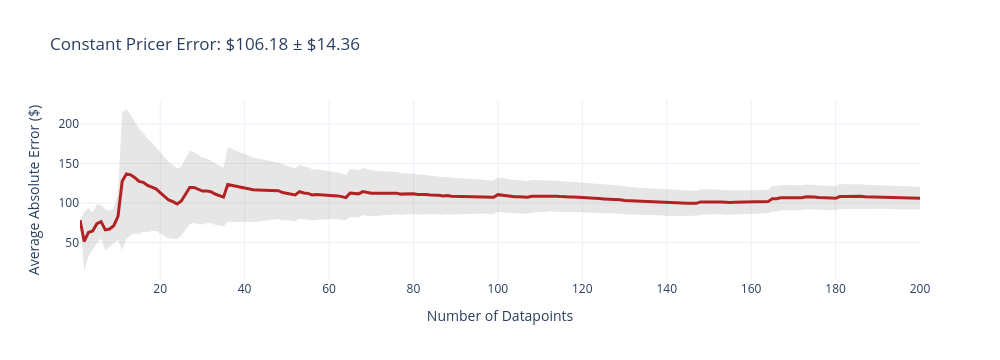
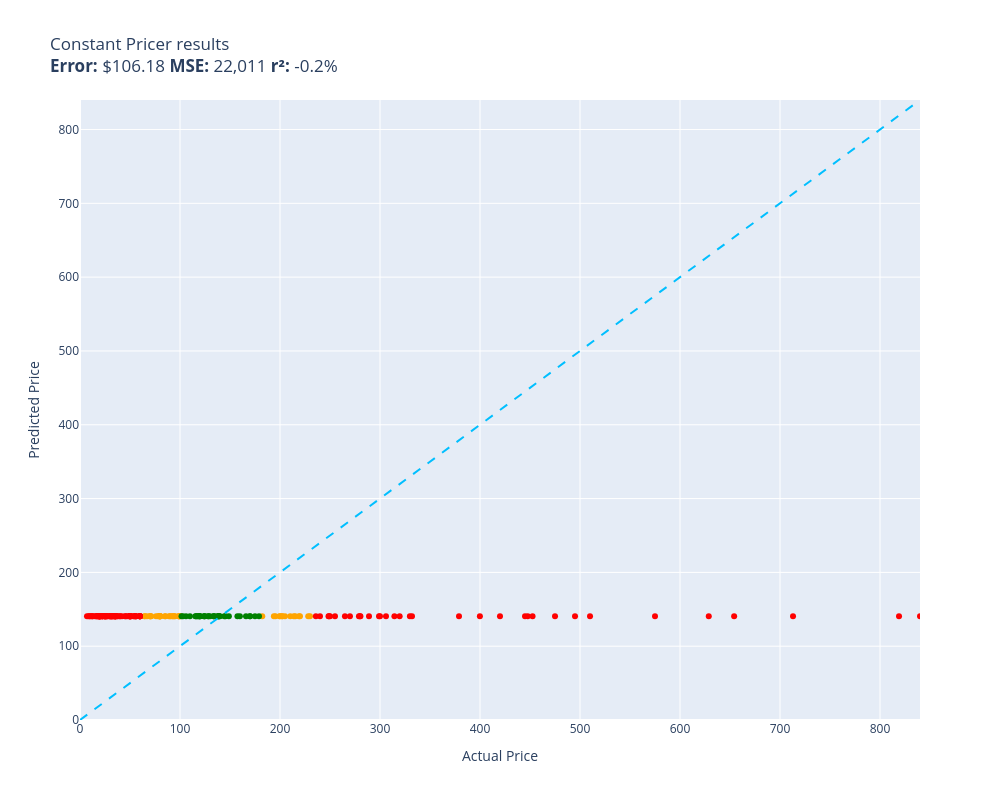

The cell these charts' notebook holds for them, in order:
### Code cell
def constant_pricer(item):
    return training_average

Tester.evaluate(constant_pricer, test)

### Figure 1 — Plotly figure (JSON) as saved in the notebook; plotly's stock layout.template omitted (floating-point values rounded to 4 significant figures; data arrays with more than 128 entries replaced by an {"elided": "..."} marker saying what was removed)
{"data": [{"fill": "toself", "fillcolor": "rgba(128,128,128,0.2)", "hoverinfo": "skip", "line": {"color": "rgba(255,255,255,0)"}, "name": "95% CI", "showlegend": false, "type": "scatter", "x": {"elided": "400 int values"}, "y": {"elided": "400 float values"}}, {"customdata": {"elided": "200x1 float values"}, "hovertemplate": "n=%{x}<br>Avg Error=$%{y:,.2f}<br>±95% CI=$%{customdata[0]:,.2f}<extra></extra>", "line": {"color": "firebrick", "width": 3}, "mode": "lines", "name": "Cumulative Avg Error", "type": "scatter", "x": {"elided": "200 int values"}, "y": {"elided": "200 float values"}}], "layout": {"height": 360, "showlegend": false, "title": {"text": "Constant Pricer Error: $106.18 ± $14.36"}, "width": 1000, "xaxis": {"title": {"text": "Number of Datapoints"}}, "yaxis": {"title": {"text": "Average Absolute Error ($)"}}}}

### Figure 2 — Plotly figure (JSON) as saved in the notebook; plotly's stock layout.template omitted (floating-point values rounded to 4 significant figures)
{"data": [{"customdata": [["Old Blood Noise Excess V2 Distortion Cho...\nGuess=$140.57 Actual=$219.00"], ["EXMAX NG-10X Fresnel Lens Focusing Adapt...\nGuess=$140.57 Actual=$69.98"], ["RBC12-UPC Replacement Battery Cartridge ...\nGuess=$140.57 Actual=$229.99"], ["ACDelco GM Original Equipment FW339 Fron...\nGuess=$140.57 Actual=$215.33"], ["Panasonic KX-TG6511B DECT 6.0 PLUS Expan...\nGuess=$140.57 Actual=$79.20"], ["GJY Portable TV,10.6 inch Mini TV for AT...\nGuess=$140.57 Actual=$79.36"], ["APS iBoard 6-inch Aluminum (Black Powder...\nGuess=$140.57 Actual=$210.23"], ["HK SYSTEMS 13\" Heavy Duty Black \"Push\" O...\nGuess=$140.57 Actual=$84.95"], ["Aolemi Oil Rubbed Bronze Single Function...\nGuess=$140.57 Actual=$98.65"], ["Clementoni 39132.5 Jigsaw Puzzle 1,000 P...\nGuess=$140.57 Actual=$79.95"], ["KOMPUTERBAY 4GB 2X 2GB DDR2 1066MHz PC2-...\nGuess=$140.57 Actual=$80.34"], ["Travelpro Platinum Elite Slim Business L...\nGuess=$140.57 Actual=$213.83"], ["JRready ST6313 DT Deutsch Connector Kit,...\nGuess=$140.57 Actual=$199.68"], ["15\" Locking Shower Head Extension Arm in...\nGuess=$140.57 Actual=$79.95"], ["Dakota Alert MURS Alert Probe Sensor - M...\nGuess=$140.57 Actual=$219.99"], ["AUTOFREE LED Tail Lights Assembly Compat...\nGuess=$140.57 Actual=$201.99"], ["Evan-Fischer Front Bumper Cover Compatib...\nGuess=$140.57 Actual=$202.38"], ["Webcem Solar Shed Light Outdoor Indoor, ...\nGuess=$140.57 Actual=$77.96"], ["Festool 492370 Platin 2 S1000 Grit 6-Inc...\nGuess=$140.57 Actual=$91.00"], ["DIMARZIO 204284 DP 163FBK Blues Bucker G...\nGuess=$140.57 Actual=$89.99"], ["BESTILL Wall Mounted Shower Faucet Set, ...\nGuess=$140.57 Actual=$76.00"], ["Marvel Legends Series X-Men 6-Inch Archa...\nGuess=$140.57 Actual=$98.95"], ["ANZO USA 111207 GMC SIERRA 99-06 / YUKON...\nGuess=$140.57 Actual=$182.28"], ["Trim Kit for 2-handle Shower & Tub Valve...\nGuess=$140.57 Actual=$94.99"], ["Pioneer 2AM401-BN Two Handle Kitchen Fau...\nGuess=$140.57 Actual=$228.22"], ["4LT LUMINETTE Vanity Opal GLS BSN\nGuess=$140.57 Actual=$99.99"], ["MXR Carbon Copy Deluxe Analog Delay Guit...\nGuess=$140.57 Actual=$195.50"], ["CradlePoint Compact Broadband Router (CB...\nGuess=$140.57 Actual=$89.00"], ["Pyle Wireless Rear View Backup Camera - ...\nGuess=$140.57 Actual=$70.45"], ["Universal Power Group 12V 100Ah Sealed L...\nGuess=$140.57 Actual=$199.99"], ["Auertech Portable Washing Machine, 14lbs...\nGuess=$140.57 Actual=$98.99"], ["Amana Tool - SC587 Carbide Tipped 3-Wing...\nGuess=$140.57 Actual=$71.23"], ["ECCPP Power Steering Pump for 2009-2010 ...\nGuess=$140.57 Actual=$85.48"], ["UPR Mach 1 Chin Spoiler Fits 94-98 Musta...\nGuess=$140.57 Actual=$64.99"], ["SP Air Corporation SP-8102BU 1/4-Inch He...\nGuess=$140.57 Actual=$204.99"], ["Skullcandy Hesh Evo Bluetooth Headphones...\nGuess=$140.57 Actual=$69.99"], ["LCD Screen for Dell Inspiron 17R 17.3\" H...\nGuess=$140.57 Actual=$64.37"], ["Diversitech UC2436-3 Ultralite Condenser...\nGuess=$140.57 Actual=$80.39"], ["4 Inches Rolled Muffler Tip Catback Exha...\nGuess=$140.57 Actual=$193.88"], ["Samsung DA97-07603B Freezer Ice Maker As...\nGuess=$140.57 Actual=$93.02"], ["Intex River Run Connect Lounge (Four)\nGuess=$140.57 Actual=$94.49"], ["Blanco 230966 Valea Stainless Steel Sink...\nGuess=$140.57 Actual=$92.88"], ["KZ ZS10 Pro in Ear Monitor Headphone KZ ...\nGuess=$140.57 Actual=$66.99"], ["Fitness Center Gym Room Weight Train Dua...\nGuess=$140.57 Actual=$99.99"], ["MonMount Triple Monitor Stand Freestandi...\nGuess=$140.57 Actual=$79.99"]], "hovertemplate": "%{customdata[0]}<extra></extra>", "legendgroup": "orange", "marker": {"color": "orange", "size": 6, "symbol": "circle"}, "mode": "markers", "name": "orange", "orientation": "v", "showlegend": true, "type": "scatter", "x": [219.0, 69.98, 230.0, 215.3, 79.2, 79.36, 210.2, 84.95, 98.65, 79.95, 80.34, 213.8, 199.7, 79.95, 220.0, 202.0, 202.4, 77.96, 91.0, 89.99, 76.0, 98.95, 182.3, 94.99, 228.2, 99.99, 195.5, 89.0, 70.45, 200.0, 98.99, 71.23, 85.48, 64.99, 205.0, 69.99, 64.37, 80.39, 193.9, 93.02, 94.49, 92.88, 66.99, 99.99, 79.99], "xaxis": "x", "y": [140.6, 140.6, 140.6, 140.6, 140.6, 140.6, 140.6, 140.6, 140.6, 140.6, 140.6, 140.6, 140.6, 140.6, 140.6, 140.6, 140.6, 140.6, 140.6, 140.6, 140.6, 140.6, 140.6, 140.6, 140.6, 140.6, 140.6, 140.6, 140.6, 140.6, 140.6, 140.6, 140.6, 140.6, 140.6, 140.6, 140.6, 140.6, 140.6, 140.6, 140.6, 140.6, 140.6, 140.6, 140.6], "yaxis": "y"}, {"customdata": [["telpo Headlight Assembly Fit For 15 Camr...\nGuess=$140.57 Actual=$115.99"], ["SuppliesOutlet Compatible Toner Cartridg...\nGuess=$140.57 Actual=$144.29"], ["PEMP E65 E66 CDC Simulate Optical Fiber ...\nGuess=$140.57 Actual=$119.00"], ["Intermatic PX300 12V 300W Transformer wi...\nGuess=$140.57 Actual=$134.00"], ["CORSAIR Dominator Platinum RGB 32GB (2x1...\nGuess=$140.57 Actual=$124.00"], ["SKB iSeries 3i-13096-6KP Case for BlackM...\nGuess=$140.57 Actual=$174.99"], ["GanFindX Portable Car Hand Controls for ...\nGuess=$140.57 Actual=$159.90"], ["Scranton & Co 3 Drawer Mobile File Cabin...\nGuess=$140.57 Actual=$115.35"], ["Wenger City Upgrade Laptop Backpack with...\nGuess=$140.57 Actual=$145.42"], ["3D Tree Hole Branches 075 Stair Risers D...\nGuess=$140.57 Actual=$129.99"], ["Fjallraven, Kanken Laptop 15\" Backpack f...\nGuess=$140.57 Actual=$119.65"], ["Diversitech WG840585 Motor, (Ddb) 1/3Hp,...\nGuess=$140.57 Actual=$134.12"], ["Western Digital Enterprise RE4-GP 2TB SA...\nGuess=$140.57 Actual=$109.95"], ["PM Auto Front Right Quick Complete Strut...\nGuess=$140.57 Actual=$124.94"], ["Dell Optiplex 390 Desktop Computer i3 3....\nGuess=$140.57 Actual=$124.27"], ["Pidoko Kids Train Table, Grey with 90 Pc...\nGuess=$140.57 Actual=$119.97"], ["EMART Photography C Stand with Boom Arm,...\nGuess=$140.57 Actual=$119.99"], ["Grey Pneumatic 1311SD Impact Socket Set\nGuess=$140.57 Actual=$157.43"], ["4pc Wheel Spacers Adapters 4\" (2inch Per...\nGuess=$140.57 Actual=$116.95"], ["Urth 62mm UV, Circular Polarizing (CPL),...\nGuess=$140.57 Actual=$139.00"], ["LSI Broadcom SAS 9300-8i 8-port 12Gb/s S...\nGuess=$140.57 Actual=$118.00"], ["DuraGo 29515020 Front Hub Assembly\nGuess=$140.57 Actual=$128.34"], ["Ibanez M510OVS Acoustic Mandolin in Vint...\nGuess=$140.57 Actual=$169.99"], ["GENUINE VOLVO THERMOSTAT (3.0, 3.2) S60 ...\nGuess=$140.57 Actual=$102.85"], ["Cardone 84-58642 New HEI Electronic Dist...\nGuess=$140.57 Actual=$165.99"], ["18 Inch White Undermount Kitchen Sink - ...\nGuess=$140.57 Actual=$179.00"], ["New Replacement seat cover fits Yamaha M...\nGuess=$140.57 Actual=$138.95"], ["Evan Fischer Radiator Cooling Fan Assemb...\nGuess=$140.57 Actual=$137.34"], ["ROHL WSGUM3018WH Wire Sink Grids, White\nGuess=$140.57 Actual=$128.28"], ["ASUS VY279HE-W 27” 1080P Monitor - White...\nGuess=$140.57 Actual=$138.10"], ["KUNFINE Android Radio CarPlay & Android ...\nGuess=$140.57 Actual=$106.00"], ["StonKraft Brass Chess Board Game Set wit...\nGuess=$140.57 Actual=$140.00"], ["DuraGo BR5330 Front Vented Disc Brake Ro...\nGuess=$140.57 Actual=$101.51"], ["Vinyl Soft Top Roll-up Adjustable Truck ...\nGuess=$140.57 Actual=$148.88"], ["Targus CityGear Durable Backpack, Black,...\nGuess=$140.57 Actual=$133.43"], ["Garmin 010-12402-10 GT15M-TM Transom-Mou...\nGuess=$140.57 Actual=$138.74"], ["Xiaomi Redmi 10 2022 NFC 4G LTE (128GB +...\nGuess=$140.57 Actual=$169.99"]], "hovertemplate": "%{customdata[0]}<extra></extra>", "legendgroup": "green", "marker": {"color": "green", "size": 6, "symbol": "circle"}, "mode": "markers", "name": "green", "orientation": "v", "showlegend": true, "type": "scatter", "x": [116.0, 144.3, 119.0, 134.0, 124.0, 175.0, 159.9, 115.3, 145.4, 130.0, 119.7, 134.1, 110.0, 124.9, 124.3, 120.0, 120.0, 157.4, 117.0, 139.0, 118.0, 128.3, 170.0, 102.8, 166.0, 179.0, 138.9, 137.3, 128.3, 138.1, 106.0, 140.0, 101.5, 148.9, 133.4, 138.7, 170.0], "xaxis": "x", "y": [140.6, 140.6, 140.6, 140.6, 140.6, 140.6, 140.6, 140.6, 140.6, 140.6, 140.6, 140.6, 140.6, 140.6, 140.6, 140.6, 140.6, 140.6, 140.6, 140.6, 140.6, 140.6, 140.6, 140.6, 140.6, 140.6, 140.6, 140.6, 140.6, 140.6, 140.6, 140.6, 140.6, 140.6, 140.6, 140.6, 140.6], "yaxis": "y"}, {"customdata": [["NewPower99 Battery Kit for Samsung Galax...\nGuess=$140.57 Actual=$54.95"], ["Stand for Raven Pro Document Scanner - P...\nGuess=$140.57 Actual=$29.85"], ["8544771 Dryer Heating Element, 279816 Th...\nGuess=$140.57 Actual=$35.74"], ["Pump Head TBVECHI 175PSI 4KW 5.5HP 21CFM...\nGuess=$140.57 Actual=$329.90"], ["Bam France 2002XL Contoured Hightech Bla...\nGuess=$140.57 Actual=$713.00"], ["Metabo HPT 36V MultiVolt™ Cordless Rotar...\nGuess=$140.57 Actual=$379.00"], ["46mm Digital Pro High-Resolution Close-U...\nGuess=$140.57 Actual=$19.99"], ["Innovative Percussion CB-6 Chamois Bass ...\nGuess=$140.57 Actual=$54.32"], ["LOVE MEI Galaxy S10 Lite Case, Military ...\nGuess=$140.57 Actual=$32.98"], ["LD Products Compatible Toner Cartridge R...\nGuess=$140.57 Actual=$49.98"], ["Bam Trekking 3027SB Single Black Clarine...\nGuess=$140.57 Actual=$332.00"], ["DEWALT 20V MAX* XR Impact Driver with Bl...\nGuess=$140.57 Actual=$452.53"], ["Mini PC, Kinupute Desktop Computer E3-12...\nGuess=$140.57 Actual=$495.00"], ["June Garden 12\" Sweet Dolly Charlotte - ...\nGuess=$140.57 Actual=$19.99"], ["10GBase-LR SFP+ Transceiver, Handar 10GB...\nGuess=$140.57 Actual=$19.99"], ["Deco Mount Pro Tripod Microphone Stand w...\nGuess=$140.57 Actual=$59.95"], ["Canon EOS Rebel T7 Digital SLR Camera wi...\nGuess=$140.57 Actual=$819.00"], ["Evergreen HSHB2005 Cylinder Head Gasket ...\nGuess=$140.57 Actual=$59.69"], ["Task T24287 Roman Ogee Router Bit with 1...\nGuess=$140.57 Actual=$55.88"], ["Southwire 120V/15A Right Angle User Atta...\nGuess=$140.57 Actual=$37.87"], ["Mylites+ Standard Comic Book Mylar Sleev...\nGuess=$140.57 Actual=$34.99"], ["Tidal Front + Rear Fender Flares 4PC Poc...\nGuess=$140.57 Actual=$254.99"], ["DALDED LED Light Kit for Lego Sonic Gree...\nGuess=$140.57 Actual=$24.99"], ["152MM Hole Saws M42 Bi-Metal High Speed ...\nGuess=$140.57 Actual=$17.99"], ["Baseball Backpacks Large 18 Inch Bookbag...\nGuess=$140.57 Actual=$31.77"], ["Adams Check Payment and Deposit Register...\nGuess=$140.57 Actual=$35.49"], ["KOHLER 18865-CP Filtered Water Faucet, P...\nGuess=$140.57 Actual=$475.00"], ["Projector, CRAZVIEW Projector with WiFi ...\nGuess=$140.57 Actual=$53.40"], ["Retevis RT68 Soft Earhook Walkie Talkie ...\nGuess=$140.57 Actual=$6.99"], ["MC: Pindicator (Dual Intensity Amber)\nGuess=$140.57 Actual=$40.00"], ["Laisomeke Waterproof Junction Box, Unive...\nGuess=$140.57 Actual=$11.99"], ["Sumerain S1339CM Double Handle Widesprea...\nGuess=$140.57 Actual=$235.86"], ["Poison Spyder 10-08-020 Rocker Knocker\nGuess=$140.57 Actual=$628.76"], ["VLAND LED Smoked Taillights Compatible F...\nGuess=$140.57 Actual=$239.99"], ["Lighted Triangle Mirror Cabinet Bathroom...\nGuess=$140.57 Actual=$445.00"], ["Tablet PC Cover Compatible with Lenovo T...\nGuess=$140.57 Actual=$31.61"], ["Miyaya@ Funny Animal Masks Collection fo...\nGuess=$140.57 Actual=$16.99"], ["Trail Gear Twin Stick Kit for Top Shift ...\nGuess=$140.57 Actual=$279.92"], ["Engine Thermostat, Replace 19301-PAA-306...\nGuess=$140.57 Actual=$18.89"], ["Ultra Duster Canned Air Net 10 Oz 6-Pack\nGuess=$140.57 Actual=$49.90"], ["Beck/Arnley 0421945 Air Filter\nGuess=$140.57 Actual=$35.87"], ["IQShield Screen Protector Compatible wit...\nGuess=$140.57 Actual=$9.95"], ["Liberty Imports 12 Pack: US Military Toy...\nGuess=$140.57 Actual=$16.98"], ["Neporal Full Spectrum Light Bulb, 6000K ...\nGuess=$140.57 Actual=$18.59"], ["Satco S9596, 4 Count (Pack of 1), 4.18\nGuess=$140.57 Actual=$12.00"], ["Ceramic Talavera Mexican Tile 4x4\", 9 Pi...\nGuess=$140.57 Actual=$29.95"], ["Intrepid International Dressage Letters-...\nGuess=$140.57 Actual=$26.99"], ["LEGO Marvel Avengers War Machine Buster ...\nGuess=$140.57 Actual=$59.95"], ["Kingston Brass KS269SN Kingston Clawfoot...\nGuess=$140.57 Actual=$305.99"], ["KOHLER K-1185540-CP Assembly-Slider\nGuess=$140.57 Actual=$45.67"], ["KUNN Small Electrician Tool Pouch Utilit...\nGuess=$140.57 Actual=$21.99"], ["iPhone 12/12 Pro Nicaragua Guardabarranc...\nGuess=$140.57 Actual=$19.97"], ["Replacement Remote Control for PANASONIC...\nGuess=$140.57 Actual=$34.95"], ["KS K-STORM Replacement Silicone Mushroom...\nGuess=$140.57 Actual=$8.50"], ["LSSAGOON Backpack for Women Teen Kids Gi...\nGuess=$140.57 Actual=$33.99"], ["Aeromotive 13304 Regulator, X1 Adjustabl...\nGuess=$140.57 Actual=$269.95"], ["Walker Exhaust Ultra EPA 16478 Direct Fi...\nGuess=$140.57 Actual=$574.99"], ["GE RPWF SmartWater Comparable Refrigerat...\nGuess=$140.57 Actual=$36.99"], ["MGP Caliper Covers 39011SACURD Red Powde...\nGuess=$140.57 Actual=$249.00"], ["Royal Designs, Inc. Decorative Abundant ...\nGuess=$140.57 Actual=$24.95"], ["Canon Sure Shot 90u 35mm Date Camera\nGuess=$140.57 Actual=$399.89"], ["NewFantasia Replacement Audio Cable with...\nGuess=$140.57 Actual=$31.00"], ["Mikrotik RB3011UIAS-RM RouterBOARD 10xGi...\nGuess=$140.57 Actual=$299.00"], ["MONOCARBON Forged Carbon Fiber Case for ...\nGuess=$140.57 Actual=$59.99"], ["AC Compressor & A/C Kit For BMW 335i 335...\nGuess=$140.57 Actual=$314.41"], ["Wilkinson LOW GAUSS Vintage Tone Strat S...\nGuess=$140.57 Actual=$30.93"], ["Berta (6 Pieces) 1-1/4 inch Overlay, 90 ...\nGuess=$140.57 Actual=$24.66"], ["Chalkboard Name Badges with Magnetic Bac...\nGuess=$140.57 Actual=$19.95"], ["Linkloos Solar Street Lights Outdoor Wat...\nGuess=$140.57 Actual=$55.99"], ["USB Charger, CIVIE High Speed 60W Multip...\nGuess=$140.57 Actual=$15.99"], ["Hp Pavilion P7-1257c Motherboard Aahd3-h...\nGuess=$140.57 Actual=$59.86"], ["Kastar Battery Pack Replacement for Sony...\nGuess=$140.57 Actual=$19.99"], ["AZX Stylus Pencil for Apple iPad Pro 202...\nGuess=$140.57 Actual=$29.99"], ["Raspberry Pi 3 Model B+ Aluminum Case Me...\nGuess=$140.57 Actual=$14.99"], ["Music Hall pa15.3 MM/MC Phono Preamplifi...\nGuess=$140.57 Actual=$250.00"], ["Lorell Bell Chair Glide, 2.5\", Black\nGuess=$140.57 Actual=$19.50"], ["CTLAMP XL-2100 Professional Quality XL-2...\nGuess=$140.57 Actual=$32.00"], ["200 ' feet True 14 Gauge AWG CCA Speaker...\nGuess=$140.57 Actual=$44.95"], ["Competition Clutch Disc and Pressure Pla...\nGuess=$140.57 Actual=$510.00"], ["APS iBoard (304 Stainless Steel Polished...\nGuess=$140.57 Actual=$264.95"], ["200 Couples Conversation Cards - Enjoy B...\nGuess=$140.57 Actual=$32.97"], ["The Puppet Company - Carpet-Unicorn, Whi...\nGuess=$140.57 Actual=$19.00"], ["KYX Racing Hardened Steel Center Drive S...\nGuess=$140.57 Actual=$46.99"], ["Baumgartens Sicurix Blank PVC ID Cards (...\nGuess=$140.57 Actual=$19.11"], ["VIPMOTOZ Sequential Turn Signal Premium ...\nGuess=$140.57 Actual=$278.94"], ["A-Premium Front Suspension Steering Knuc...\nGuess=$140.57 Actual=$48.99"], ["OEM Samsung Remote Control Shipped with ...\nGuess=$140.57 Actual=$56.00"], ["Venom Power Terra Hunter R/T+ R/T All-Te...\nGuess=$140.57 Actual=$319.65"], ["Custom Engagement Logo Desk Embosser Sea...\nGuess=$140.57 Actual=$49.95"], ["Audio Techinca ATW-T1002 System 10 Handh...\nGuess=$140.57 Actual=$289.00"], ["520 Pieces Christmas Envelope Seal Stick...\nGuess=$140.57 Actual=$25.99"], ["LD Compatible Ink Cartridge Replacement ...\nGuess=$140.57 Actual=$41.99"], ["BestPricedDecals Wine A BIT, You'll Feel...\nGuess=$140.57 Actual=$12.98"], ["Dell XPS 13 9343-2727SLV 13.3\" Full HD S...\nGuess=$140.57 Actual=$839.99"], ["VATOS 4 Packs Bubble Machine Gun for Kid...\nGuess=$140.57 Actual=$22.88"], ["Steering Wheel, Carbon Fiber Automotive ...\nGuess=$140.57 Actual=$447.74"], ["BXYJY for Samsung Galaxy Z Fold 3 Case w...\nGuess=$140.57 Actual=$49.99"], ["VONADO Space Wars Colonial Viper MK1 Bui...\nGuess=$140.57 Actual=$39.99"], ["Replacement Remote Control fit for Sony ...\nGuess=$140.57 Actual=$9.99"], ["Disney Princess Sparkling Princess Sleep...\nGuess=$140.57 Actual=$24.95"], ["sabermaster TCG Playmat yugioh playmat T...\nGuess=$140.57 Actual=$21.99"], ["Pacific Drums PDCM1618TTRB 16 x 18 Inche...\nGuess=$140.57 Actual=$419.99"], ["Star Wars Die-Cast Metal TITANIUM Series...\nGuess=$140.57 Actual=$22.70"], ["Glovion Music Stand Light, Clip On Piano...\nGuess=$140.57 Actual=$27.99"], ["Empava 24\" Single Wall Ovens 10 Cooking ...\nGuess=$140.57 Actual=$654.14"], ["Think Gizmos Build Your Own Robot Toys f...\nGuess=$140.57 Actual=$24.95"], ["HP Laserjet 2100 Laser Printer W/Test Pr...\nGuess=$140.57 Actual=$299.98"], ["PowerSport Front Rear Brakes and Rotors ...\nGuess=$140.57 Actual=$248.51"], ["Viola Bow 4/4 Full Size Carbon Fiber (Bl...\nGuess=$140.57 Actual=$49.99"], ["VTech Strum and Jam Kidi Musical Guitar ...\nGuess=$140.57 Actual=$21.99"], ["Fender Hendrix Voodoo Child Coiled Instr...\nGuess=$140.57 Actual=$59.99"], ["W11130208 W10695459 Refrigerator LED Mod...\nGuess=$140.57 Actual=$26.59"], ["Jada Toys Ryan's World Combo Panda Airli...\nGuess=$140.57 Actual=$34.94"], ["Pyle 2x120 Watt Home Audio Speaker Power...\nGuess=$140.57 Actual=$50.92"], ["STICKGOO Peel and Stick Backsplash for K...\nGuess=$140.57 Actual=$34.99"], ["For Volvo C70 S70 V70 V40 S40 AC Compres...\nGuess=$140.57 Actual=$280.41"], ["Refresh NSF-53 Premium Replacement Refri...\nGuess=$140.57 Actual=$50.99"], ["NICKSTON Red Sparkling Glitter Slim Band...\nGuess=$140.57 Actual=$25.99"]], "hovertemplate": "%{customdata[0]}<extra></extra>", "legendgroup": "red", "marker": {"color": "red", "size": 6, "symbol": "circle"}, "mode": "markers", "name": "red", "orientation": "v", "showlegend": true, "type": "scatter", "x": [54.95, 29.85, 35.74, 329.9, 713.0, 379.0, 19.99, 54.32, 32.98, 49.98, 332.0, 452.5, 495.0, 19.99, 19.99, 59.95, 819.0, 59.69, 55.88, 37.87, 34.99, 255.0, 24.99, 17.99, 31.77, 35.49, 475.0, 53.4, 6.99, 40.0, 11.99, 235.9, 628.8, 240.0, 445.0, 31.61, 16.99, 279.9, 18.89, 49.9, 35.87, 9.95, 16.98, 18.59, 12.0, 29.95, 26.99, 59.95, 306.0, 45.67, 21.99, 19.97, 34.95, 8.5, 33.99, 269.9, 575.0, 36.99, 249.0, 24.95, 399.9, 31.0, 299.0, 59.99, 314.4, 30.93, 24.66, 19.95, 55.99, 15.99, 59.86, 19.99, 29.99, 14.99, 250.0, 19.5, 32.0, 44.95, 510.0, 264.9, 32.97, 19.0, 46.99, 19.11, 278.9, 48.99, 56.0, 319.6, 49.95, 289.0, 25.99, 41.99, 12.98, 840.0, 22.88, 447.7, 49.99, 39.99, 9.99, 24.95, 21.99, 420.0, 22.7, 27.99, 654.1, 24.95, 300.0, 248.5, 49.99, 21.99, 59.99, 26.59, 34.94, 50.92, 34.99, 280.4, 50.99, 25.99], "xaxis": "x", "y": [140.6, 140.6, 140.6, 140.6, 140.6, 140.6, 140.6, 140.6, 140.6, 140.6, 140.6, 140.6, 140.6, 140.6, 140.6, 140.6, 140.6, 140.6, 140.6, 140.6, 140.6, 140.6, 140.6, 140.6, 140.6, 140.6, 140.6, 140.6, 140.6, 140.6, 140.6, 140.6, 140.6, 140.6, 140.6, 140.6, 140.6, 140.6, 140.6, 140.6, 140.6, 140.6, 140.6, 140.6, 140.6, 140.6, 140.6, 140.6, 140.6, 140.6, 140.6, 140.6, 140.6, 140.6, 140.6, 140.6, 140.6, 140.6, 140.6, 140.6, 140.6, 140.6, 140.6, 140.6, 140.6, 140.6, 140.6, 140.6, 140.6, 140.6, 140.6, 140.6, 140.6, 140.6, 140.6, 140.6, 140.6, 140.6, 140.6, 140.6, 140.6, 140.6, 140.6, 140.6, 140.6, 140.6, 140.6, 140.6, 140.6, 140.6, 140.6, 140.6, 140.6, 140.6, 140.6, 140.6, 140.6, 140.6, 140.6, 140.6, 140.6, 140.6, 140.6, 140.6, 140.6, 140.6, 140.6, 140.6, 140.6, 140.6, 140.6, 140.6, 140.6, 140.6, 140.6, 140.6, 140.6, 140.6], "yaxis": "y"}, {"hoverinfo": "skip", "line": {"color": "deepskyblue", "dash": "dash", "width": 2}, "mode": "lines", "name": "y = x", "showlegend": false, "type": "scatter", "x": [0, 840.0], "y": [0, 840.0]}], "layout": {"height": 800, "legend": {"title": {"text": "color"}, "tracegroupgap": 0}, "showlegend": false, "title": {"text": "Constant Pricer results<br><b>Error:</b> $106.18 <b>MSE:</b> 22,011 <b>r²:</b> -0.2%"}, "width": 1000, "xaxis": {"anchor": "y", "domain": [0, 1], "range": [0, 840.0], "title": {"text": "Actual Price"}}, "yaxis": {"anchor": "x", "domain": [0, 1], "range": [0, 840.0], "title": {"text": "Predicted Price"}}}}
